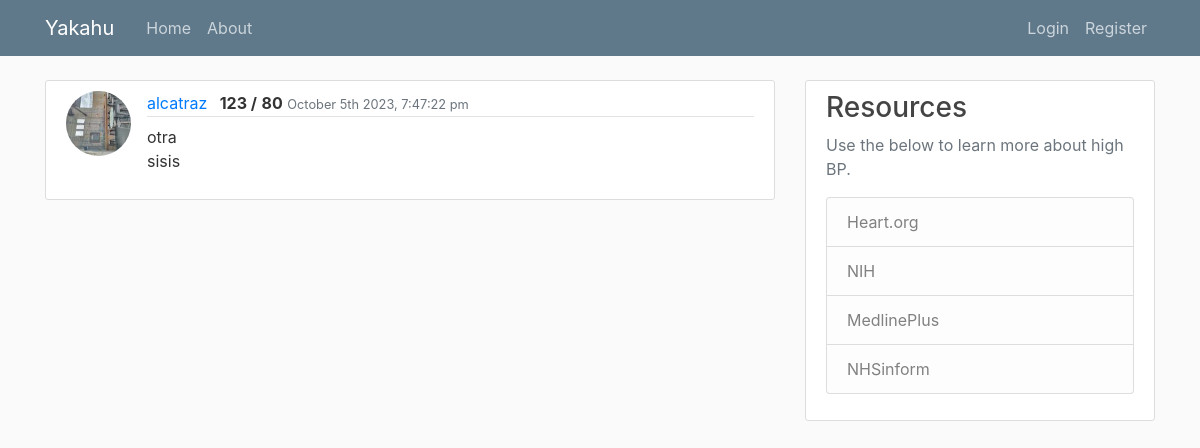
Screenshot of /reading/2/ with the database file from the repository.
### mbp/models.py (models this page shows, shortened)
class User(db.Model, UserMixin):
    id = db.Column(db.Integer, primary_key=True)
    username = db.Column(db.String(20), unique=True, nullable=False)
    email = db.Column(db.String(120), unique=True, nullable=False)
    image_file = db.Column(db.String(20), nullable=False, default='default.jpg')
    password = db.Column(db.String(60), nullable=False)
    readings = db.relationship('Reading', backref='user', lazy=True)

class Reading(db.Model):
    id = db.Column(db.Integer, primary_key=True)
    sys = db.Column(db.String(3), nullable=False)
    dia = db.Column(db.String(3), nullable=False)
    notes = db.Column(db.Text, nullable=False)
    date_posted = db.Column(db.DateTime, nullable=False, default=datetime.utcnow)
    user_id = db.Column(db.Integer, db.ForeignKey('user.id'), nullable=False)

### mbp/readings/routes.py (the view)
@readings.route('/reading/<int:reading_id>/')
def reading(reading_id):
    reading = Reading.query.get_or_404(reading_id)
    return render_template('reading.html', title='User Readings', reading=reading)

### mbp/templates/reading.html (shortened to what this page needs)
{% extends "base.html" %}
{% block content %}
    <article class="media content-section">
      <img class="rounded-circle article-img" src="{{ url_for('static', filename='profile_pics/' + reading.user.image_file) }}" />
      <div class="media-body">
        <div class="article-metadata">
          <a class="mr-2" href="{{ url_for('users.user_readings', username=reading.user.username) }}">{{ reading.user.username }}</a>
          <text class="font-weight-bold">{{ reading.sys }} /</text>
          <text class="font-weight-bold">{{ reading.dia}}</text>
          <small class="text-muted">{{ moment().format('MMMM Do YYYY, h:mm:ss a') }}</small>
        </div>
            <p class="article-content">{{ reading.notes }}</p>
      </div>
    </article>
{% endblock content %}

### mbp/static/css/main.css (style rules this page uses)
body { background: #fafafa; color: #333333; margin-top: 5rem; }
.content-section { background: #ffffff; padding: 10px 20px; border: 1px solid #dddddd; border-radius: 3px; margin-bottom: 20px; }
.article-content { white-space: pre-line; }
.article-img { height: 65px; width: 65px; margin-right: 16px; }
.article-metadata { padding-bottom: 1px; margin-bottom: 4px; border-bottom: 1px solid #e3e3e3 }

### rows the page displays
User: image_file (picture), user.username "alcatraz"
Reading: sys "123", dia "80", notes "otra sisis"

### other values shown
{{ moment().format('MMMM Do YYYY, h:mm:ss a') }} "October 5th 2023, 7:47:22 pm"
